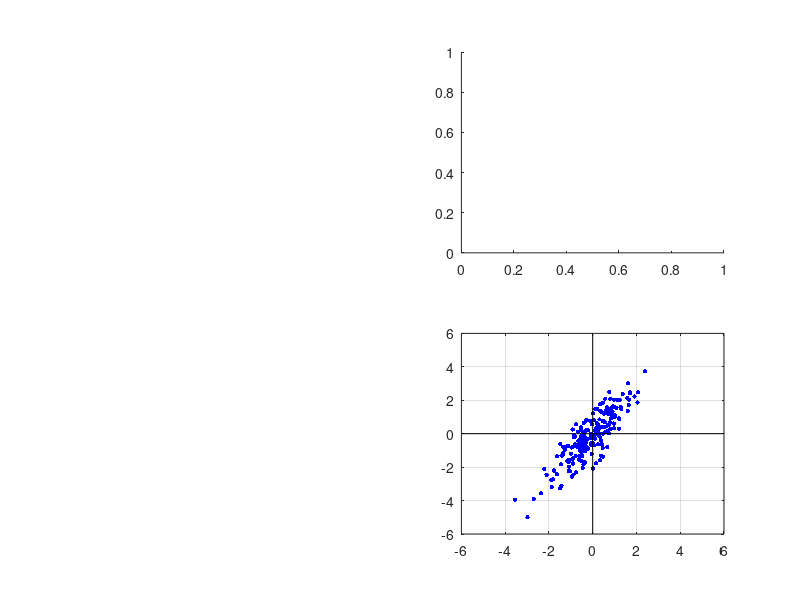

Source code (MATLAB): (Note: this script raises an error after producing the figure.)
% Generate a bivariate normal random data set
rng(3); mu = [0 0]; sigma = [1 1.2; 1.2 2];
X = mvnrnd(mu,sigma,200);
close all; clc; figure(1);              % Create a new figure
set(gcf,'Position',[50 50 900 750]);    % Set figure position
set(gcf,'color','w');                   % Set background color to white

% Plot the data as a 2D scatter
subplot(224);
scatter(X(:,1),X(:,2),10,'b','filled'); % Size 10, Color 'blue'
lim = 6; axis(lim*[-1 1 -1 1]);         % Set axis limits
grid on; box on; hold on;
plot([0 0],lim*[-1 1],'k');             % Plot x-axis      
plot(lim*[-1 1],[0 0],'k')              % Plot y-axis

% Plot the distribution of the x1 dimension
subplot(222);
[f,xi] = ksdensity(X(:,1));         % Use Kernel density estimation (KDE)
fill(xi,f,'b','FaceAlpha',0.2);     % Plot the distribution using fill
hold on; plot(xi,f,'b','LineWidth',1.5); % Highlight the distribution
axis([-lim lim 0 1]); axis off; box off; % Remove the axes

% Plot the distribution of the x2 dimension
subplot(223);
[f,xi] = ksdensity(X(:,2));         % Use Kernel density estimation
fill(xi,f,'b','FaceAlpha',0.2);     % Plot the distribution using fill
hold on; plot(xi,f,'b','LineWidth',1.5); % Highlight the distribution
axis([-lim lim 0 1]); axis off; box off; % Remove the axes
camroll(90);                             % Rotate the axes

% Get the first principal component coefficients
% where V = coefficients matrix.
V = pca(X,'Centered',false);
subplot(224);
L = [2*lim 0; -2*lim 0];        % Define some line at 2 arbitrary pts.
L1 = (V*L')'; hold on;          % Project / rotate the 2 pts. using V
plot(L1(:,1),L1(:,2),'r--',...
    'LineWidth',1.5);           % Plot red dashed line (max variance)
col = [34,139,34]/255;          % Forest green color (for dist. later)

% Start iterating over different projection angles
for j = [zeros(1,10), 0:0.05:2*pi]

    % Create the rotation matrix, given angle theta
    coeff = @(theta) [cos(theta), -sin(theta);
                        sin(theta), cos(theta)];

    V = coeff(j);    % Coefficients matrix
    PC = (V*L')';    % Normal to the projection (to plot the dashed line)
                     % PC = principal component

    subplot(224); hold on;
    a = plot(PC(:,1),PC(:,2),'k--',...
             'LineWidth',1.5);              % Plot the rotated dashed line
    scores = (V'*X')';                      % Project actual data                                 
    [f,xi] = ksdensity(scores(:,1));        % Use KDE on actual data
    dist = [xi' 11*f']; dist = (V*dist')';  % Rotate the distribution

    % Plot the green distribution, rotated by theta
    b = fill(dist(:,1),dist(:,2),col,'FaceAlpha',0.2);
    c = plot(dist(:,1),dist(:,2),'Color',col,'LineWidth',1.5);

    % Display the variance of projected actual data
    title(sprintf('Var = %.4f',var(scores(:,1))))
    axis(lim*[-1 1 -1 1]); grid on; box on;

    % Code for creating a GIF
    % exportgraphics(gcf,'PCA_illustrate.gif','Append',true);

    % Reset the figure by deleting the plotted distribution
    pause(0.1); delete(a); delete(b); delete(c);
end
